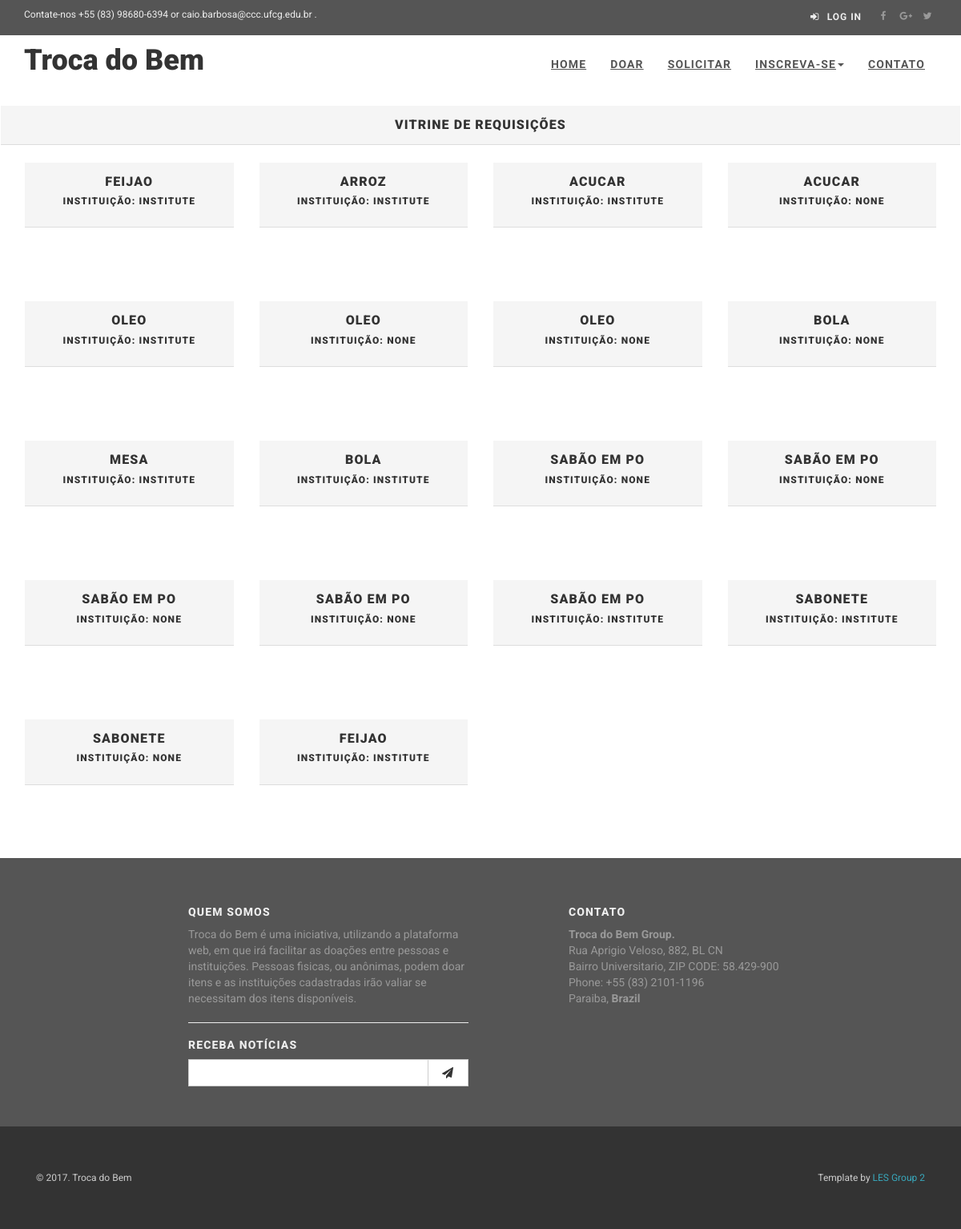
Page /requeriments/ on the committed database.
### app/models.py (models this page shows, shortened)
class TimeStamped(models.Model):
    class Meta:
        abstract = True
    created_at = models.DateTimeField(auto_now_add=True)
    published_at = models.DateTimeField(auto_now=True)

class Requirement(TimeStamped):
    class Meta:
        verbose_name = "Necessidade"
        verbose_name_plural = "Necessidades"
    name = models.CharField(max_length=100, blank=True, null=True)
    type = models.CharField(max_length=50, choices=object_type)
    status = models.BooleanField(default=True)
    owner = models.ForeignKey(User, on_delete=models.CASCADE, blank=True, null=True)
    description = models.TextField(max_length=300)

### app/views/ShowcaseRequerimentView.py (the view)
# urls.py: url(r'^requeriments/$', requirement_showcase_view, name='list_showcase'),
def requirement_showcase_view(request):
    requeriments = Requirement.objects.all()
    form = FormRequirement
    return render(request, 'view_showcase_requeriments.html',
                  {'requeriments': requeriments, 'form': form})

### app/templates/view_showcase_requeriments.html (shortened to what this page needs)
{% extends 'base.html' %}
{% load staticfiles %}
{% block content %}
    <div class="panel panel-default">
        <div class="panel-heading">
            <h3 class="panel-title">
                <center>Vitrine de Requisições</center>
            </h3>
        </div>
    </div>
    <div class="container">
	<div class="row">
	{% for requeriment in requeriments %}
      <div class="col-md-3">
      <div class="treasure panel panel-default">
        <div class="panel-heading">
          <h3 class="panel-title" align="center" >{{ requeriment.name }}</h3>
          <h6 class ="panel-default" align="center" > Instituição: {{ requeriment.owner }}</h6>
        </div>
        <div class="panel-body">
          <a href="/requeriments/{{requeriment.id}}">
          <div class="treasure-photo">
          </div>
          </a>
        </div>
      </div>
      </div>
      {% if forloop.counter|divisibleby:4 and not forloop.last %}
        </div><br><div class="row">
      {% endif %}
	{% endfor %}
	</div><br>
    </div>
{% endblock %}

### static/css/style.default.css (style rules this page uses)
a, button { -webkit-transition: all 0.2s ease-out; -moz-transition: all 0.2s ease-out; transition: all 0.2s ease-out; }
body { font-family: "Roboto", Helvetica, Arial, sans-serif; font-size: 14px; line-height: 1.42857143; color: #555555; }
a { color: #38a7bb; text-decoration: none; }
h1, h2, h3, h4, h5, h6, .h1, .h2, .h3, .h4, .h5, .h6 { font-family: "Roboto", Helvetica, Arial, sans-serif; font-weight: 900; line-height: 1.1; color: #333333; }
h1, .h1, h2, .h2, h3, .h3 { margin-top: 20px; margin-bottom: 20px; }
.panel { margin-bottom: 20px; background-color: #ffffff; border: 1px solid transparent; border-radius: 0; -webkit-box-shadow: 0 0 0; box-shadow: 0 0 0; }
.panel-heading { border-top-right-radius: 0; border-top-left-radius: 0; text-transform: uppercase; letter-spacing: 0.08em; padding: 15px 15px; }

### static/css/custom.css (style rules this page uses)
@media screen and (min-width: 0px) { .hero > hgroup > h1,h2,h3 { color: #ffffff; } }

### rows in the picture
Requirement: name "FEIJAO", owner "INSTITUTE"
Requirement: name "ARROZ", owner "INSTITUTE"
Requirement: name "ACUCAR", owner "INSTITUTE"
Requirement: name "ACUCAR", owner "NONE"
Requirement: name "OLEO", owner "INSTITUTE"
Requirement: name "OLEO", owner "NONE"
Requirement: name "OLEO", owner "NONE"
Requirement: name "BOLA", owner "NONE"
Requirement: name "MESA", owner "INSTITUTE"
Requirement: name "BOLA", owner "INSTITUTE"
Requirement: name "SABÃO EM PO", owner "NONE"
Requirement: name "SABÃO EM PO", owner "NONE"
Requirement: name "SABÃO EM PO", owner "NONE"
Requirement: name "SABÃO EM PO", owner "NONE"
Requirement: name "SABÃO EM PO", owner "INSTITUTE"
Requirement: name "SABONETE", owner "INSTITUTE"
Requirement: name "SABONETE", owner "NONE"
Requirement: name "FEIJAO", owner "INSTITUTE"
